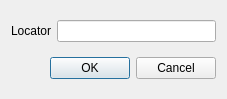
<?xml version="1.0" encoding="UTF-8"?>
<ui version="4.0">
 <class>LocatorInputDialog</class>
 <widget class="QDialog" name="LocatorInputDialog">
  <property name="geometry">
   <rect>
    <x>0</x>
    <y>0</y>
    <width>227</width>
    <height>99</height>
   </rect>
  </property>
  <property name="windowTitle">
   <string>Dialog</string>
  </property>
  <layout class="QVBoxLayout" name="verticalLayout">
   <item>
    <layout class="QHBoxLayout" name="horizontalLayout">
     <item>
      <widget class="QLabel" name="locatorInputLabel">
       <property name="text">
        <string>Locator</string>
       </property>
      </widget>
     </item>
     <item>
      <widget class="LocatorLineEdit" name="locatorInput"/>
     </item>
    </layout>
   </item>
   <item>
    <widget class="QDialogButtonBox" name="buttonBox">
     <property name="orientation">
      <enum>Qt::Horizontal</enum>
     </property>
     <property name="standardButtons">
      <set>QDialogButtonBox::Cancel|QDialogButtonBox::Ok</set>
     </property>
    </widget>
   </item>
  </layout>
 </widget>
 <customwidgets>
  <customwidget>
   <class>LocatorLineEdit</class>
   <extends>QLineEdit</extends>
   <header>locatorlineedit.h</header>
  </customwidget>
 </customwidgets>
 <resources/>
 <connections>
  <connection>
   <sender>buttonBox</sender>
   <signal>accepted()</signal>
   <receiver>LocatorInputDialog</receiver>
   <slot>accept()</slot>
   <hints>
    <hint type="sourcelabel">
     <x>248</x>
     <y>254</y>
    </hint>
    <hint type="destinationlabel">
     <x>157</x>
     <y>274</y>
    </hint>
   </hints>
  </connection>
  <connection>
   <sender>buttonBox</sender>
   <signal>rejected()</signal>
   <receiver>LocatorInputDialog</receiver>
   <slot>reject()</slot>
   <hints>
    <hint type="sourcelabel">
     <x>316</x>
     <y>260</y>
    </hint>
    <hint type="destinationlabel">
     <x>286</x>
     <y>274</y>
    </hint>
   </hints>
  </connection>
 </connections>
</ui>
